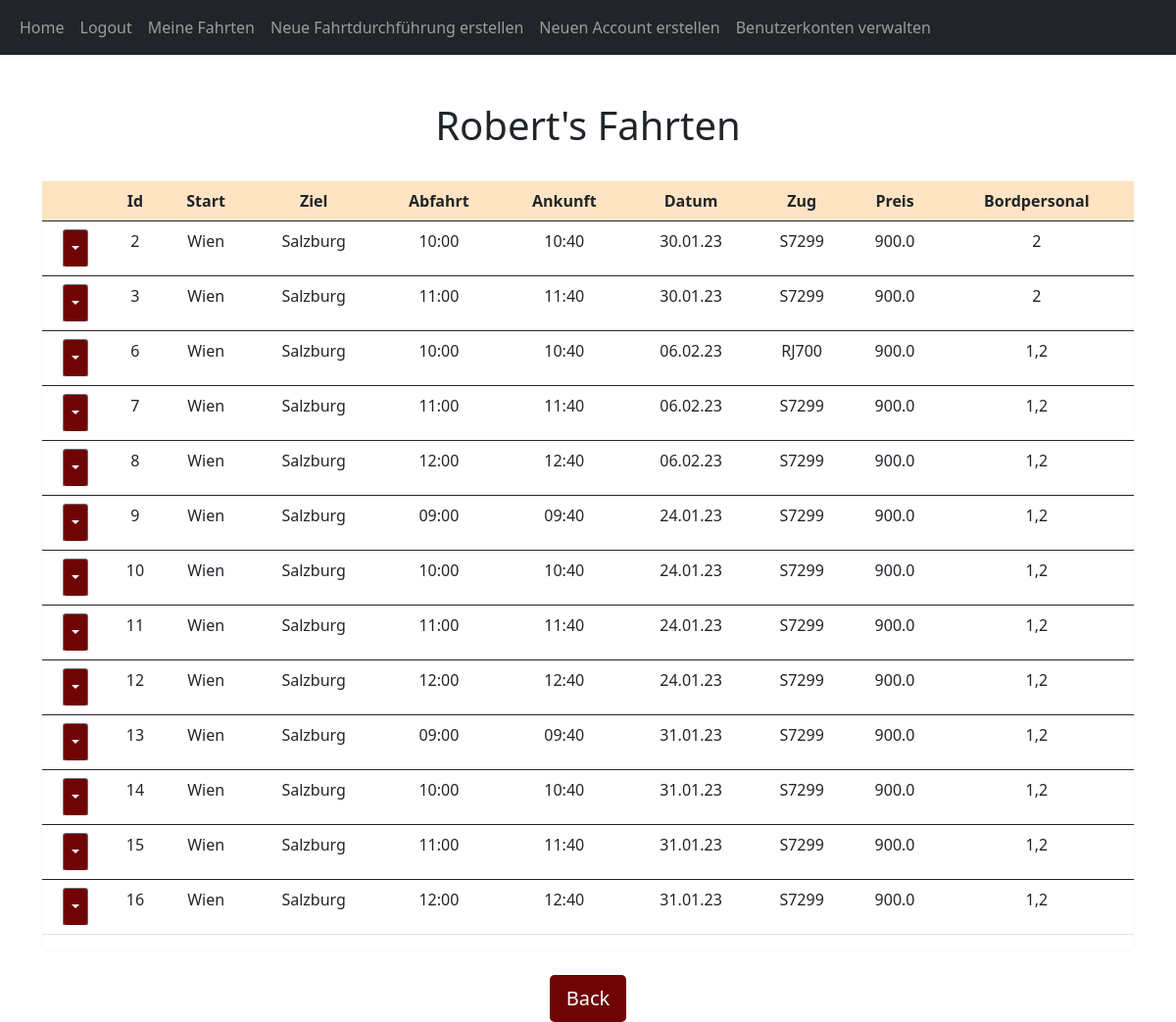
Page /posts/Robert (signed in) on the committed database.
### website/models.py (models this page shows, shortened)
class User(db.Model, UserMixin):
    id = db.Column(db.Integer, primary_key=True)
    email = db.Column(db.String(150), unique=True)
    username = db.Column(db.String(150), unique=True)
    password = db.Column(db.String(150))
    date_created = db.Column(db.DateTime(timezone=True), default=func.now())
    admin = db.Column(db.String(150))
    posts = db.relationship('Post', backref='user', passive_deletes=True)
    def get_admin(self):
        return self.admin

class Post(db.Model):
    id = db.Column(db.Integer, primary_key=True)
    start = db.Column(db.String, nullable=False)
    ziel = db.Column(db.String, nullable=False)
    zug = db.Column(db.String, nullable=False)
    bordpersonal = db.Column(db.String, nullable=False)
    preis = db.Column(db.Float, nullable=False)
    datum = db.Column(db.String, nullable=False)
    uhrzeit = db.Column(db.String, nullable=False)
    ankunft = db.Column(db.String, nullable=False)
    strecken = db.Column(db.String, nullable=False)
    date_created = db.Column(db.DateTime(timezone=True), default=func.now())
    author = db.Column(db.Integer, db.ForeignKey(
        'user.id', ondelete="CASCADE"), nullable=False)

### website/views.py (the view)
@views.route("/posts/<username>")
@login_required
def posts(username):
    user = User.query.filter_by(username=username).first()
    if not user:
        flash('Es existiert kein User mit diesem Usernamen.', category='error')
        return redirect(url_for('views.home'))
    posts = methods.get_fahrten_von_bordpersonal(user.id)
    return render_template("posts.html", user=current_user, posts=posts, username=username)

### website/__init__.py (called while the page is built)
def create_app():
    app = Flask(__name__)
    app.config['SECRET_KEY'] = "helloworld"
    app.config['SQLALCHEMY_DATABASE_URI'] = f'sqlite:///{DB_NAME}'
    db.init_app(app)
    from .views import views
    from .auth import auth
    app.register_blueprint(views, url_prefix="/")
    app.register_blueprint(auth, url_prefix="/")
    from .models import User, Post
    create_database(app)
    login_manager = LoginManager()
    login_manager.login_view = "auth.login"
    login_manager.init_app(app)
    @login_manager.user_loader
    def load_user(id):
        return User.query.get(int(id))
    return app

### website/methods.py (called while the page is built)
def get_fahrplan():
    return Post.query.all()

def get_fahrten_von_bordpersonal(id):
    data = get_fahrplan()
    id = str(id)
    return_data = []
    for d in data:
        id_list = d.bordpersonal.split(",")
        if id in id_list:
            return_data.append(d)
    return return_data

### website/templates/posts.html (shortened to what this page needs)
{% extends "posts_div.html" %}  {% block header %} {{username}}'s Fahrten {% endblock %} {% block footer %}
<div align="center">
  <br/>
  <a href="/home"
    ><button type="button" class="btn btn-lg" style="background-color: rgb(112, 3, 3); color:white">Back</button></a
  >
</div>
{% endblock %}

### website/templates/posts_div.html (shortened to what this page needs)
{% extends "base.html" %} {% block title %}Home{% endblock %} {% block content
%}
<link rl="stylesheet" href="/static/stylesl.css"/>
<h1 align="center">
  <br/>
  {% block header %}Fahrplan{% endblock %}</h1>
  <link rl="stylesheet" href="/static/stylesl.css"/>
<div id="posts">
  <br/>
  <div class="card border-light" align="center">
  <table class = "table">
    <thread>
      <tr class="table" style="background-color:bisque" align=center>
        {% if user.get_admin() == 'True' %}
        <th scope="col"></th>
        {% endif %}
        <th scope="col">Id</th>
        <th scope="col">Start</th>
        <th scope="col">Ziel</th>
        <th scope="col">Abfahrt</th>
        <th scope="col">Ankunft</th>
        <th scope="col">Datum</th>
        <th scope="col">Zug</th>
        <th scope="col">Preis</th>
        <th scope="col">Bordpersonal</th>
      </tr>
    </thread>
    {% for post in posts %}
        <tbody>
          <tr class="table" align=center>
              {% if user.get_admin() == 'True' %}
              <td>
                <div class="btn-group">
                  <button
                          type="button"
                          class="btn btn-sm btn-secondary dropdown-toggle"
                          data-bs-toggle="dropdown"
                          style="background-color: rgb(112, 3, 3)"
                  ></button>
                </div>
              </td>
              <td>{{post.id}}</td>
              <td>{{post.start}}</td>
              <td>{{post.ziel}}</td>
              <td>{{post.uhrzeit}}</td>
              <td>{{post.ankunft}}</td>
              <td>{{post.datum}}</td>
              <td>{{post.zug}}</td>
              <td>{{post.preis}}</td>
              <td>{{post.bordpersonal}}</td>
              {% endif %}
          </tr>
        </tbody>
    {% endfor %}
  </table>
</div>
{% block footer %}{% endblock %} {% endblock %}

### rows in the picture
User: username "Robert"
Post: id "2", start "Wien", ziel "Salzburg", uhrzeit "10:00", ankunft "10:40", datum "30.01.23", zug "S7299", preis "900.0", bordpersonal "2"
Post: id "3", start "Wien", ziel "Salzburg", uhrzeit "11:00", ankunft "11:40", datum "30.01.23", zug "S7299", preis "900.0", bordpersonal "2"
Post: id "6", start "Wien", ziel "Salzburg", uhrzeit "10:00", ankunft "10:40", datum "06.02.23", zug "RJ700", preis "900.0", bordpersonal "1,2"
Post: id "7", start "Wien", ziel "Salzburg", uhrzeit "11:00", ankunft "11:40", datum "06.02.23", zug "S7299", preis "900.0", bordpersonal "1,2"
Post: id "8", start "Wien", ziel "Salzburg", uhrzeit "12:00", ankunft "12:40", datum "06.02.23", zug "S7299", preis "900.0", bordpersonal "1,2"
Post: id "9", start "Wien", ziel "Salzburg", uhrzeit "09:00", ankunft "09:40", datum "24.01.23", zug "S7299", preis "900.0", bordpersonal "1,2"
Post: id "10", start "Wien", ziel "Salzburg", uhrzeit "10:00", ankunft "10:40", datum "24.01.23", zug "S7299", preis "900.0", bordpersonal "1,2"
Post: id "11", start "Wien", ziel "Salzburg", uhrzeit "11:00", ankunft "11:40", datum "24.01.23", zug "S7299", preis "900.0", bordpersonal "1,2"
Post: id "12", start "Wien", ziel "Salzburg", uhrzeit "12:00", ankunft "12:40", datum "24.01.23", zug "S7299", preis "900.0", bordpersonal "1,2"
Post: id "13", start "Wien", ziel "Salzburg", uhrzeit "09:00", ankunft "09:40", datum "31.01.23", zug "S7299", preis "900.0", bordpersonal "1,2"
Post: id "14", start "Wien", ziel "Salzburg", uhrzeit "10:00", ankunft "10:40", datum "31.01.23", zug "S7299", preis "900.0", bordpersonal "1,2"
Post: id "15", start "Wien", ziel "Salzburg", uhrzeit "11:00", ankunft "11:40", datum "31.01.23", zug "S7299", preis "900.0", bordpersonal "1,2"
Post: id "16", start "Wien", ziel "Salzburg", uhrzeit "12:00", ankunft "12:40", datum "31.01.23", zug "S7299", preis "900.0", bordpersonal "1,2"
